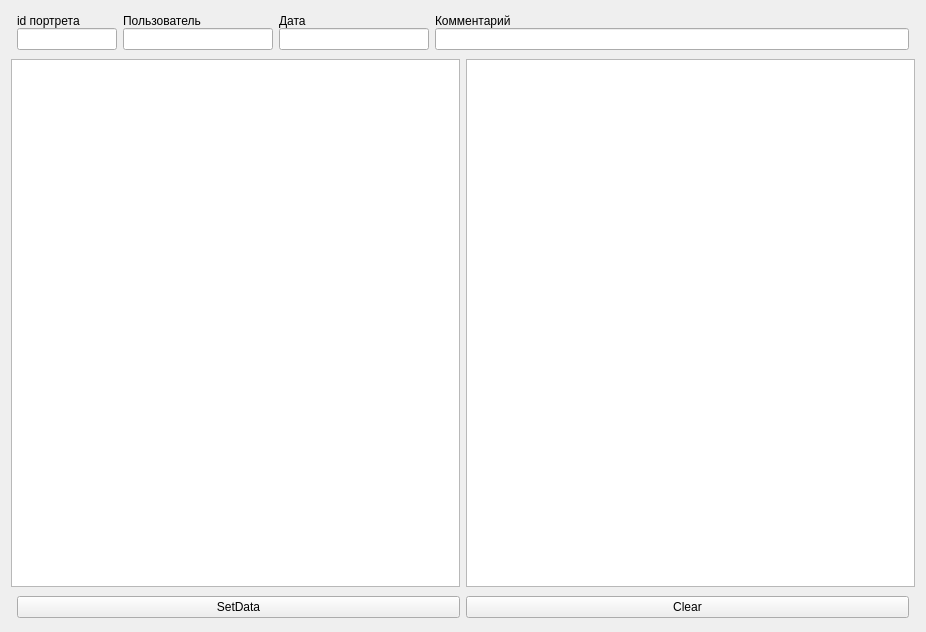
<?xml version="1.0" encoding="UTF-8"?>
<ui version="4.0">
 <class>Widget</class>
 <widget class="QWidget" name="Widget">
  <property name="geometry">
   <rect>
    <x>0</x>
    <y>0</y>
    <width>926</width>
    <height>632</height>
   </rect>
  </property>
  <property name="windowTitle">
   <string>Widget</string>
  </property>
  <layout class="QVBoxLayout" name="verticalLayout">
   <item>
    <layout class="QGridLayout" name="gridLayout">
     <property name="leftMargin">
      <number>6</number>
     </property>
     <property name="topMargin">
      <number>3</number>
     </property>
     <property name="rightMargin">
      <number>6</number>
     </property>
     <property name="bottomMargin">
      <number>3</number>
     </property>
     <property name="horizontalSpacing">
      <number>6</number>
     </property>
     <property name="verticalSpacing">
      <number>0</number>
     </property>
     <item row="0" column="0">
      <widget class="QLabel" name="lbl_id">
       <property name="text">
        <string>id портрета</string>
       </property>
      </widget>
     </item>
     <item row="0" column="2">
      <widget class="QLabel" name="lbl_date">
       <property name="text">
        <string>Дата</string>
       </property>
      </widget>
     </item>
     <item row="0" column="1">
      <widget class="QLabel" name="lbl_user">
       <property name="text">
        <string>Пользователь</string>
       </property>
      </widget>
     </item>
     <item row="0" column="3">
      <widget class="QLabel" name="lbl_com">
       <property name="text">
        <string>Комментарий</string>
       </property>
      </widget>
     </item>
     <item row="1" column="0">
      <widget class="QLineEdit" name="edit_id">
       <property name="minimumSize">
        <size>
         <width>0</width>
         <height>0</height>
        </size>
       </property>
       <property name="maximumSize">
        <size>
         <width>100</width>
         <height>16777215</height>
        </size>
       </property>
      </widget>
     </item>
     <item row="1" column="1">
      <widget class="QLineEdit" name="edit_user">
       <property name="maximumSize">
        <size>
         <width>150</width>
         <height>16777215</height>
        </size>
       </property>
      </widget>
     </item>
     <item row="1" column="2">
      <widget class="QLineEdit" name="edit_date">
       <property name="maximumSize">
        <size>
         <width>150</width>
         <height>16777215</height>
        </size>
       </property>
      </widget>
     </item>
     <item row="1" column="3">
      <widget class="QLineEdit" name="edit_com"/>
     </item>
    </layout>
   </item>
   <item>
    <layout class="QGridLayout" name="gridLayout_2">
     <item row="0" column="0">
      <widget class="QTableWidget" name="tb_terms"/>
     </item>
     <item row="0" column="1">
      <widget class="QTableWidget" name="tb_shingles"/>
     </item>
    </layout>
   </item>
   <item>
    <layout class="QGridLayout" name="gridLayout_3">
     <property name="leftMargin">
      <number>6</number>
     </property>
     <property name="topMargin">
      <number>3</number>
     </property>
     <property name="rightMargin">
      <number>6</number>
     </property>
     <property name="bottomMargin">
      <number>3</number>
     </property>
     <property name="horizontalSpacing">
      <number>6</number>
     </property>
     <property name="verticalSpacing">
      <number>0</number>
     </property>
     <item row="0" column="1">
      <widget class="QPushButton" name="pb_clear">
       <property name="text">
        <string>Clear</string>
       </property>
      </widget>
     </item>
     <item row="0" column="0">
      <widget class="QPushButton" name="pb_set">
       <property name="text">
        <string>SetData</string>
       </property>
      </widget>
     </item>
    </layout>
   </item>
  </layout>
 </widget>
 <layoutdefault spacing="6" margin="11"/>
 <resources/>
 <connections/>
</ui>
